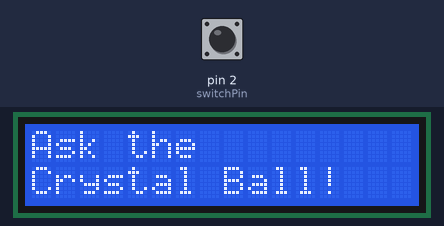
Simulated run of this sketch. Board: Arduino Uno, built with avr-gcc and run on an emulated ATmega328P. Parts: 16×2 character LCD. The test bench sets the inputs (shaded band); at power-on: pin 2 (switchPin) LOW. Random numbers use the default seed unless the sketch sets one.

Above: at 1.2 s.
1.3 s: pin 2 (switchPin) pulled HIGH for 0.15 s
At 1.8 s:
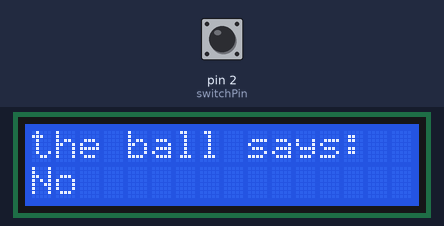
2.9 s: pin 2 (switchPin) pulled HIGH for 1 s
At 4.3 s:
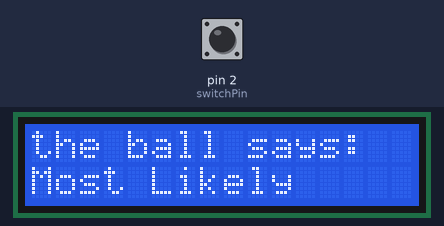
5.4 s: pin 2 (switchPin) pulsed HIGH 5 times (0.12 s each, 0.3 s apart)
At 6.9 s:
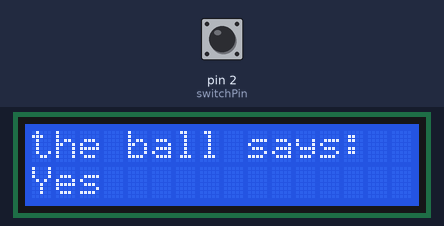
8.4 s: pin 2 (switchPin) pulled HIGH for 0.15 s
At 9.6 s:
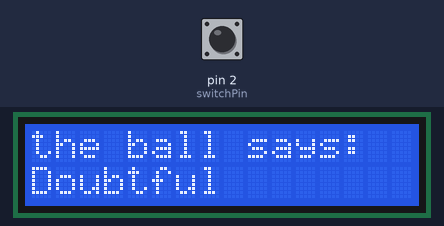
10.0 s: pin 2 (switchPin) pulled HIGH for 3.2 s
At 13.7 s:
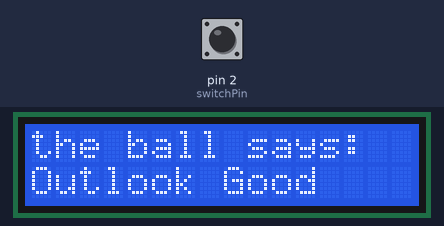
14.7 s: pin 2 (switchPin) pulled HIGH for 0.15 s
At 15.6 s:
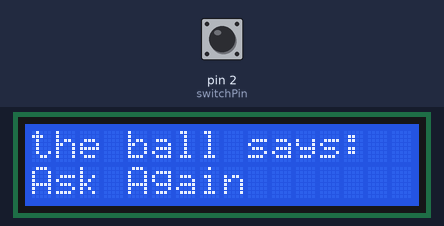
Timing chart, 0 to 17.3 s (numbered marks = the images above; inputs shaded):
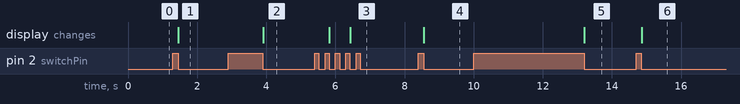

The sketch:

crystal_ball.ino
```cpp
// include the library code:
#include <LiquidCrystal.h>

// initialize the library with the numbers of the interface pins
LiquidCrystal lcd(7, 8, 9, 10, 11, 12);

// set up a constant for the tilt switchPin
const int switchPin = 2;

// variable to hold the value of the switchPin
int switchState = 0;

// variable to hold previous value of the switchpin
int prevSwitchState = 0;

// a variable to choose which reply from the crystal ball
int reply;

const String responses[] = {
  "Yes",
  "Most Likely",
  "Certainly",
  "Outlook Good",
  "Unsure",
  "Ask Again",
  "Doubtful",
  "No"
};

void setup() {
  // set up the number of columns and rows on the LCD
  lcd.begin(16, 2);

  // set up the switch pin as an input
  pinMode(switchPin, INPUT);

  // Print a message to the LCD.
  lcd.print("Ask the");
  // set the cursor to column 0, line 1
  // line 1 is the second row, since counting begins with 0
  lcd.setCursor(0, 1);
  // print to the second line
  lcd.print("Crystal Ball!");
}

void loop() {
  // check the status of the switch
  switchState = digitalRead(switchPin);

  // compare the switchState to its previous state
  if (switchState != prevSwitchState) {
    // if the state has changed from HIGH to LOW
    // you know that the ball has been tilted from
    // one direction to the other
    if (switchState == LOW) {
      // randomly chose a reply
      reply = random(8);
      // clean up the screen before printing a new reply
      lcd.clear();
      // set the cursor to column 0, line 0
      lcd.setCursor(0, 0);
      // print some text
      lcd.print("the ball says:");
      // move the cursor to the second line
      lcd.setCursor(0, 1);

    lcd.print(responses[reply]);

    }
  }
  // save the current switch state as the last state
  prevSwitchState = switchState;
}
```

Measured:
- after the input at 1.3 s, the display: changes after 0.15 s (image 1)
- after the input at 2.9 s, the display: changes after 1.0 s (image 2)
- after the input at 5.4 s, the display: first changes after 0.43 s (image 3 shows a later state)
- after the input at 8.4 s, the display: changes after 0.16 s (image 4)
- after the input at 10.0 s, the display: changes after 3.2 s (image 5)
- after the input at 14.7 s, the display: changes after 0.16 s (image 6)
